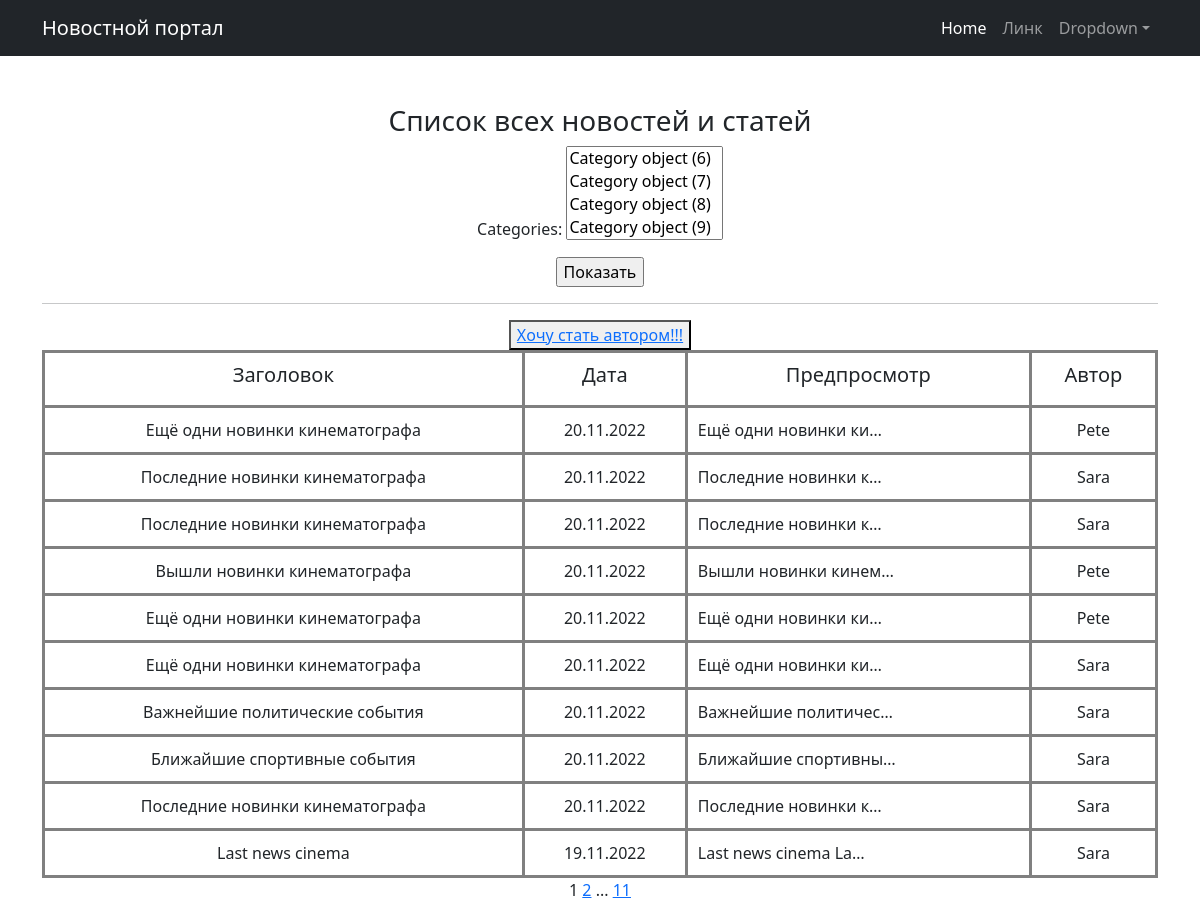
The app's page / (signed in), older data.
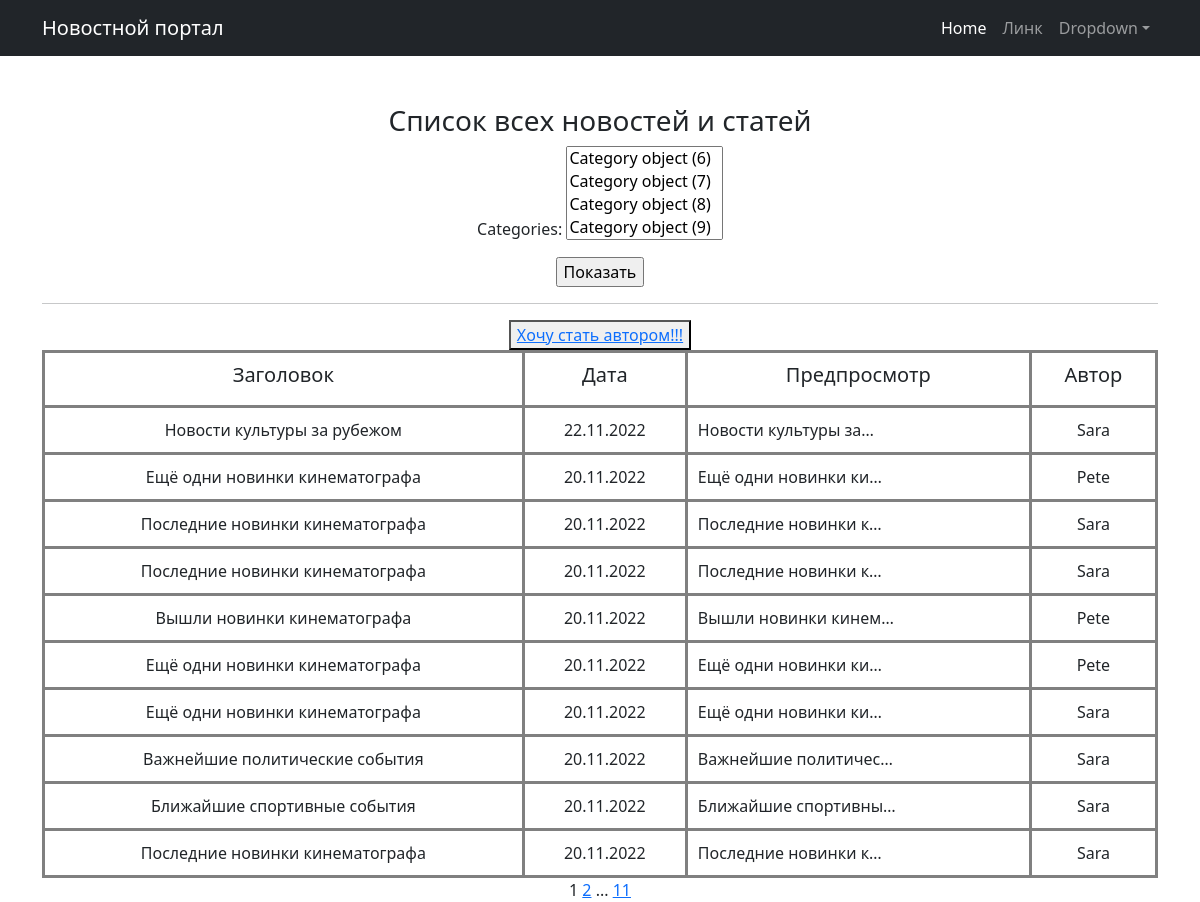
The same page, newer data.
### news/models.py (models this page shows, shortened)
class Post(models.Model):
    article = "ARTS"
    news = "NEWS"
    TYPES = [
        (news, "Новость"),
        (article, "Статья"),
    ]
    preview_len = 124
    author = models.ForeignKey(Author, on_delete=models.CASCADE)
    type_post = models.CharField(max_length=4, choices=TYPES)
    title = models.CharField(max_length=255)
    content = models.TextField()
    rating = models.IntegerField(default=0)
    created_at = models.DateTimeField(auto_now_add=True)
    categories = models.ManyToManyField(Category, through="PostCategory")

class Author(models.Model):
    user = models.OneToOneField(User, on_delete=models.CASCADE)
    rating = models.IntegerField(default=0)

### news/views.py (the view, shortened to what this page needs)
# urls.py: path("", PostList.as_view(), name="post_list"),
class PostList(LoginRequiredMixin, ListView):
    model = Post
    ordering = "-created_at"
    template_name = "post_list.html"
    paginate_by = 10
    context_object_name = "post_list"
    def get_queryset(self):
        queryset = super().get_queryset()
        self.filterset = PostCategoryFilter(self.request.GET, queryset)
        return self.filterset.qs
    def get_context_data(self, **kwargs):
        context = super().get_context_data(**kwargs)
        context['is_not_authors'] = not self.request.user.groups.filter(name='authors').exists()
        context["filterset"] = self.filterset
        category_id = self.request.GET.get("categories")
        if category_id is not None:
            context["category"] = Category.obiects.get(pk=category_id)
            context['is_not_subscribe'] = not CategoryUser.objects.filter(category__id=category_id,
                                                                          user=self.request.user).exists()
        else:
            context["category"] = None
            context['is_not_subscribe'] = False
        return context

### news/templatetags/custom_filters.py (called while the page is built)
@register.filter()
def censor(value: str) -> str:
    return cens.cencor(value)

    def cencor(self, content: str) -> str:
        raw_words = content.split()
        words = [word for word in content.translate(str.maketrans("", "", string.punctuation)).split()]
        for i, word in enumerate(words):
            if word in self.__mat:
                raw_word = raw_words[i]
                last_symbol = raw_word[-1]
                if last_symbol.isalpha():
                    raw_words[i] = self.__replace(raw_word)
                else:
                    raw_words[i] = "{0}{1}".format(self.__replace(raw_word[:-1]), last_symbol)
        return " ".join(raw_words)

    def load_mat(self) -> list:
        with open("cenz.json", "r", encoding="utf-8") as ef:
            return json.load(ef)

### templates/post_list.html (shortened to what this page needs)
{% extends 'flatpages/default.html' %}
{% load custom_filters %}
{% block content %}
    <h3>Список всех новостей и статей</h3>
    <form action=""method="get">
       {{ filterset.form.as_p }}
       <input type="submit" value="Показать">
    </form>
    <hr>
    {% if is_not_authors %}
      <button> <a href="news/upgrade/"> Хочу стать автором!!!</a> </button>
    {% endif %}
    {% if post_list %}
        <table cellpadding="10" width="100%" cols="3" align="center">
            <tr>
                <td><h5>Заголовок</h5></td>
                <td><h5>Дата</h5></td>
                <td><h5>Предпросмотр</h5></td>
                <td><h5>Автор</h5></td>
            </tr>
            {% for post in post_list%}
            <tr>
                <td>{{ post.title|censor }}</td>
                <td>{{ post.created_at|date:'d.m.Y' }}</td>
                <td align="left">{{ post.content|censor|truncatechars:20}}</td>
                <td>{{ post.author.user.username }}</td>
            </tr>
            {%endfor%}
        </table>
    {% else %}
        <h3>Новостей нет</h3>
    {% endif %}
    {{ page_obj.number }}
    {% if page_obj.has_next %}
       <a href="?page={{ page_obj.next_page_number }}">{{ page_obj.next_page_number }}</a>
       {% if paginator.num_pages != page_obj.next_page_number %}
           ...
           <a href="?page={{ page_obj.paginator.num_pages }}">{{ page_obj.paginator.num_pages }}</a>
       {% endif %}
    {% endif %}
{% endblock content %}

Row changes from the older to the newer data that the page shows:
no longer on this page (row unchanged): Post: title|censor "Last news cinema", created_at "19.11.2022", content|censor "Last news cinema La…", author.user.username "Sara"
added Post: title|censor "Новости культуры за рубежом", created_at "22.11.2022", content|censor "Новости культуры за…", author.user.username "Sara"
